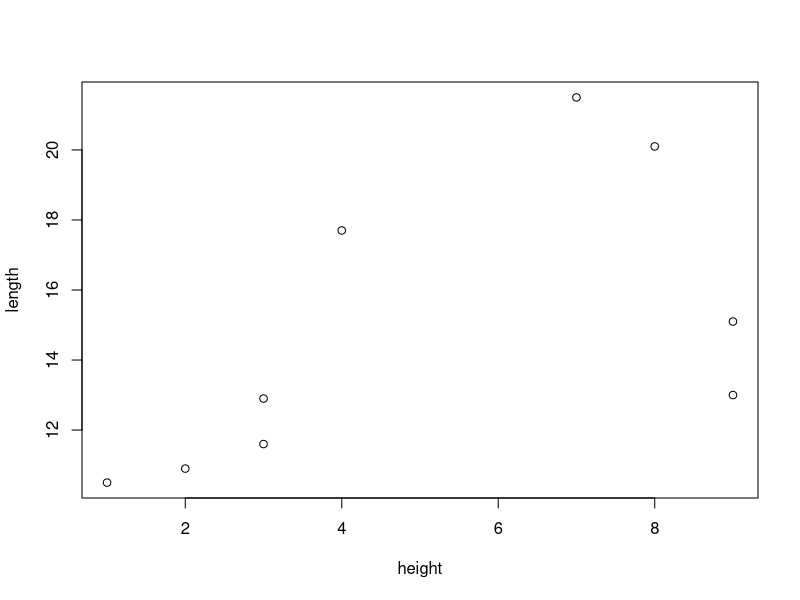

Generate this figure with R:
## ---- chunk 1
knitr::opts_chunk$set(echo = TRUE)
## ---- chunk 2
height <- c(1,3,8,9,4,7,9,3,2)
length <- c(10.5, 12.9, 20.1, 15.1, 17.7, 21.5, 13.0, 11.6, 10.9)
## ---- chunk 3
plot(height, length)
